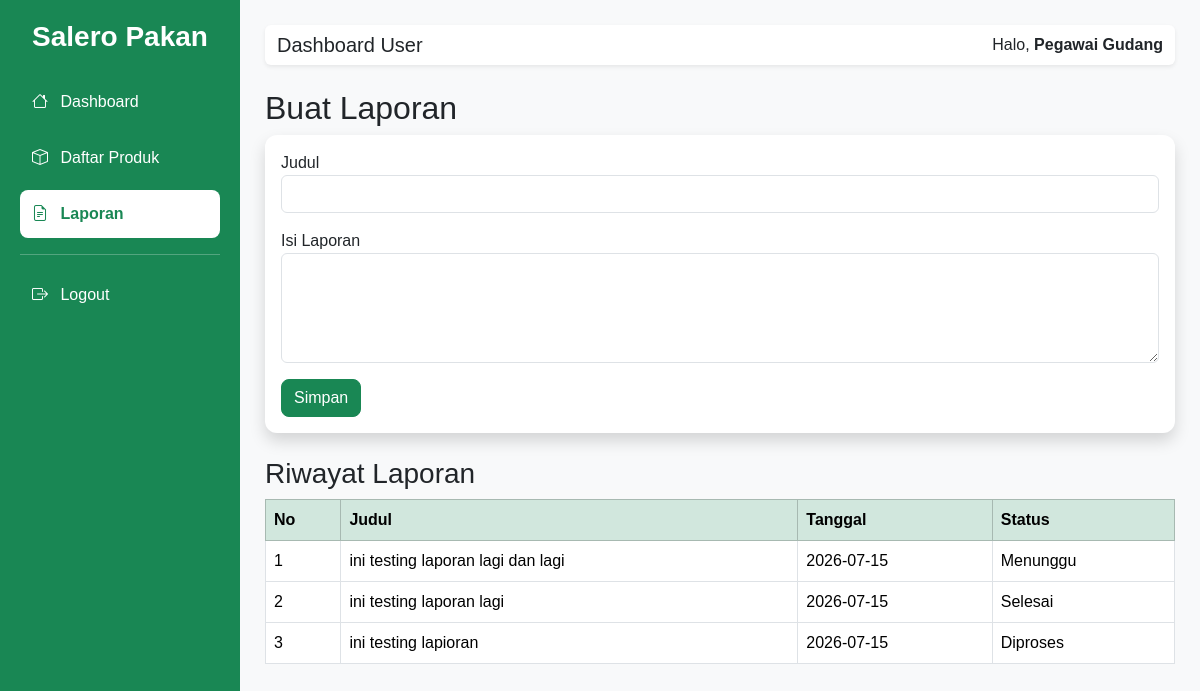
/user/laporan.php (signed in), run on the app's committed database.
### tables this page shows
CREATE TABLE `laporan` (
  `id_laporan` int NOT NULL,
  `id_user` int NOT NULL,
  `judul` varchar(100) NOT NULL,
  `isi` text NOT NULL,
  `tanggal` date NOT NULL,
  `status` enum('Menunggu','Diproses','Selesai') DEFAULT 'Menunggu'
);

### user/laporan.php (the view, shortened to what this page needs)
<?php
include "layout/header.php";
include "layout/sidebar.php";
$id=$_SESSION['id_user'];
$data=mysqli_query($conn,"
SELECT *
FROM laporan
WHERE id_user='$id'
ORDER BY id_laporan DESC
");
?>
<h2>Buat Laporan</h2>
<div class="card shadow mb-4">
<div class="card-body">
<form action="simpan_laporan.php" method="POST">
<div class="mb-3">
<label>Judul</label>
<input
type="text"
name="judul"
class="form-control"
required>
</div>
<div class="mb-3">
<label>Isi Laporan</label>
<textarea
name="isi"
rows="4"
class="form-control"
required></textarea>
</div>
<button class="btn btn-success">
Simpan
</button>
</form>
</div>
</div>
<h3>Riwayat Laporan</h3>
<table class="table table-bordered">
<thead class="table-success">
<tr>
<th>No</th>
<th>Judul</th>
<th>Tanggal</th>
<th>Status</th>
</tr>
</thead>
<tbody>
<?php
$no=1;
while($r=mysqli_fetch_assoc($data)){
?>
<tr>
<td><?= $no++; ?></td>
<td><?= $r['judul']; ?></td>
<td><?= $r['tanggal']; ?></td>
<td><?= $r['status']; ?></td>
</tr>
<?php
}
?>
</tbody>
</table>
<?php
include "layout/footer.php";
?>

### assets/style.css (style rules this page uses)
body { font-family: Arial, Helvetica, sans-serif; }
.card { border:none; border-radius:12px; }
.table { background:white; }
.table th { vertical-align:middle; }
.table td { vertical-align:middle; }
.btn { border-radius:8px; }

### data on the page
laporan: judul "ini testing laporan lagi dan lagi", tanggal "2026-07-15", status "Menunggu"
laporan: judul "ini testing laporan lagi", tanggal "2026-07-15", status "Selesai"
laporan: judul "ini testing lapioran", tanggal "2026-07-15", status "Diproses"

### other printed values
$_SESSION['nama'] "Pegawai Gudang"
